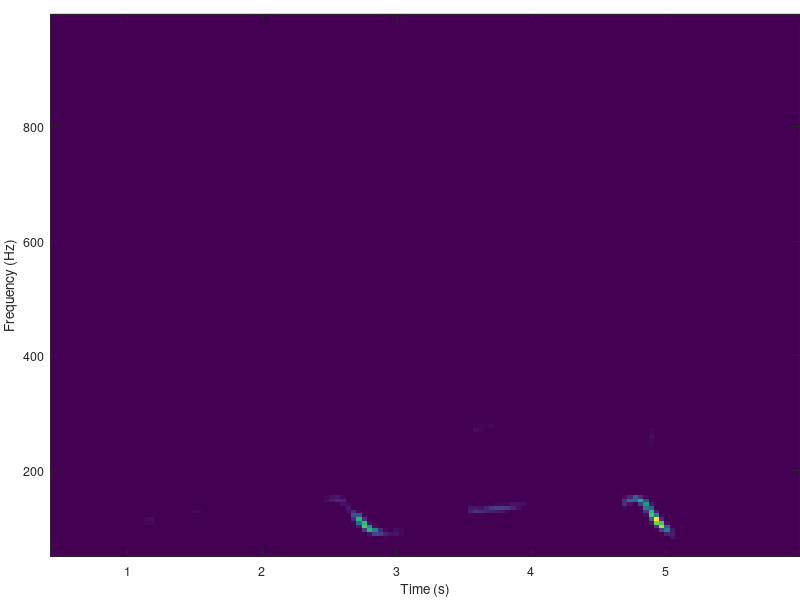

Reproduce this figure in MATLAB.
function drawVoiceSpectrum
% 绘制声谱图
% 作者: 刘涵凯
% 更新: 2022-8-15

%% 载入感知结果
load voiceResults.mat
load colorLib.mat

%% 图像参数
fontSize = 9;

%% 绘图
stm.map(1, :) = 0;
stm.map = stm.map .^ 2.5; % 用于调整图像表现
figure
h = imagesc(stm.axisT, stm.axisFreq, stm.map, 'CDataMapping', 'scaled');

xlabel('Time (s)', 'fontsize', fontSize);
ylabel('Frequency (Hz)', 'fontsize', fontSize);
set(gca, 'Xlim', stm.axisT([1, end]))
set(gca, 'Ylim', stm.axisFreq([1, end]))
set(gca,'YDir', 'normal')
set(gca, 'ColorScale', 'log')
set(gca, 'Fontsize', fontSize);
set(gca,'LooseInset', get(gca, 'TightInset'))
set(gcf, 'color', 'w')
set(gcf, 'Units', 'centimeters', 'Position', [2 10 12 6]);

% xlabel([], 'fontsize', fontSize);
% ylabel([], 'fontsize', fontSize);
% set(gca, 'xTick', [])
% set(gca, 'yTick', [])
% set(gca,'YDir', 'normal')
% set(gca, 'ColorScale', 'log')
% set(gca,'LooseInset',get(gca,'TightInset'))
% set(gcf, 'Units', 'centimeters', 'Position', [14 13 12 9]);

% fontSize=20;
% xlabel('Time', 'fontsize', fontSize);
% ylabel('Frequency', 'fontsize', fontSize);
% set(gca, 'xTick', [])
% set(gca, 'yTick', [])
% set(gca,'YDir', 'normal')
% set(gca, 'ColorScale', 'log')
% set(gca,'LooseInset',get(gca,'TightInset'))
% set(gcf, 'Units', 'centimeters', 'Position', [18 15 15 9]);